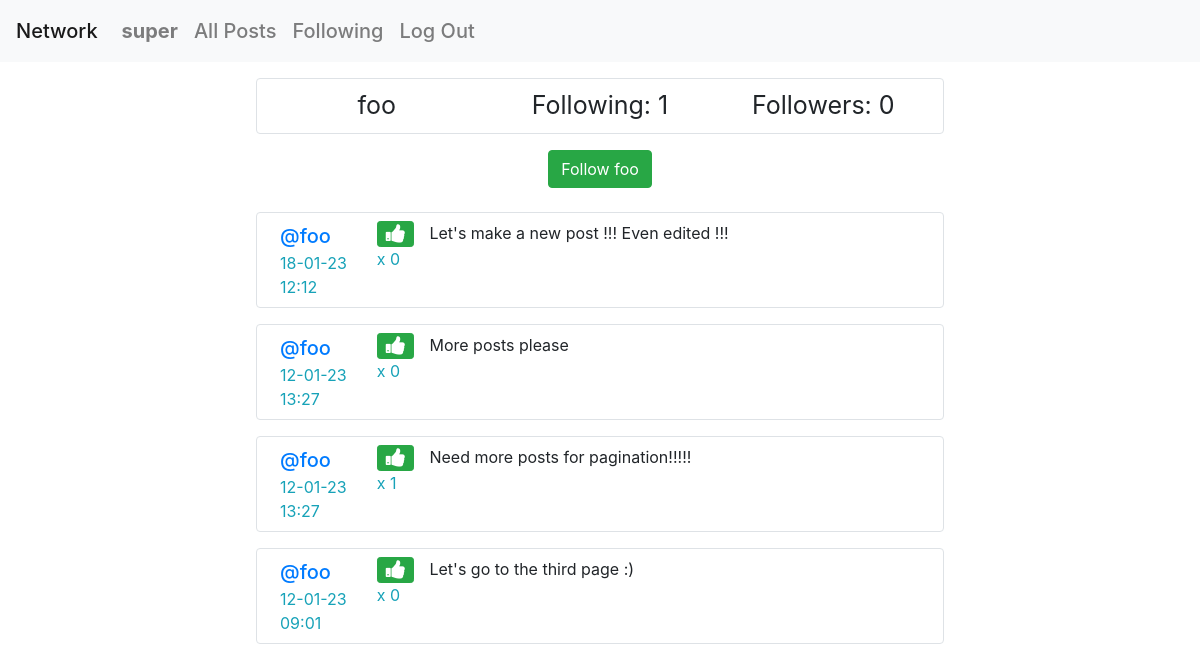
The app's page /user/1 (signed in) with its own data.
### network/models.py (models this page shows, shortened)
class User(AbstractUser):
    pass
    def __str__(self):
        return self.username

class Post(models.Model):
    owner = models.ForeignKey(User, on_delete=models.CASCADE)
    content = models.TextField(max_length=500, validators=[MinLengthValidator(1)])
    creation = models.DateTimeField(auto_now_add=True)
    likes = models.IntegerField(default=0)

### network/views.py (the view)
# urls.py: path("user/<int:id>", views.view_profile, name="user"),
@login_required
def view_profile(request, id):
    user_profile = User.objects.get(pk=id)
    my_profile = False
    is_following = False
    if request.user == user_profile:
        my_profile = True
    else:
        try:
            Follow.objects.get(user=user_profile, follower=request.user)
            is_following=True
        except:
            ObjectDoesNotExist
    p = Paginator(Post.objects.filter(owner__pk=id).order_by("creation").reverse(), 10)
    try:
        p_likes = Post.objects.filter(pk__in=Like.objects.filter(user=request.user).values_list('post'))
    except:
        ObjectDoesNotExist
        p_likes = []
    p_number = request.GET.get("p_number")
    p_posts = p.get_page(p_number)
    return render(request, "network/profile.html", {
        'p_posts': p_posts,
        'p_likes': p_likes,
        'followers': Follow.objects.filter(user=user_profile).count(),
        'following': Follow.objects.filter(follower=user_profile).count(),
        'my_profile': my_profile,
        'is_following': is_following,
        'user_profile': user_profile
        })

### network/templates/network/profile.html (shortened to what this page needs)
{% extends "network/layout.html" %}
{% load static %}
{% block body %}
    <div id="follow_status">
        <div class="row border border-2 rounded p-2 m-3">
            <div class="col">{{ user_profile }}</div>
            <div class="col">Following: {{ following }}</div>
            <div class="col">Followers: {{ followers }}</div>
        </div>
    </div>
    {% if not my_profile %}
        <div id="follow_form">
            <form method="POST" action="{% url 'un_or_follow' profile=user_profile %}">
                {% if is_following %}
                    <input class="btn btn-danger mb-2" type="submit" value="Unfollow {{ user_profile }}">
                {% else %}
                    <input class="btn btn-success mb-2" type="submit" value="Follow {{ user_profile }}">
                {% endif %}
            </form>
        </div>
    {% endif %}
    <div id="posts">
        {% for post in p_posts %}
            <div class="row border border-2 rounded p-2 m-3">
                <div class="col-2 user_name"><a href="{% url 'user' id=post.owner.id %}" class="text-decoration-none">@{{ post.owner }}</a>
                    <div class="text-info">{{ post.creation|date:"d-m-y H:i" }}</div>
                </div>
                <div class="col1">
                    {% if not my_profile %}
                        {% if post in p_likes %}
                        <button class="btn btn-danger btn-sm fa fa-lg fa-thumbs-down" id="like{{ post.id }}" onclick="un_or_like({{ post.id }})"></button>
                        {% else %}
                        <button class="btn btn-success btn-sm fa fa-lg fa-thumbs-up" id="like{{ post.id }}" onclick="un_or_like({{ post.id }})"></button>
                        {% endif %}
                    {% endif %}
                    <div class="text-info" id="likes{{ post.id }}">x {{ post.likes }}</div>
                </div>
                <div class="col contentpost">
                    <div id="post{{ post.id }}">{{ post.content }}</div>
                </div>
            </div>
        {% endfor %}
    </div>
{% endblock %}

### network/templates/network/layout.html (shortened to what this page needs)
{% load static %}
<!DOCTYPE html>
<html lang="en">
    <head>
        <link rel="stylesheet" href="https://stackpath.bootstrapcdn.com/bootstrap/4.4.1/css/bootstrap.min.css">
        <link rel="stylesheet" href="https://cdnjs.cloudflare.com/ajax/libs/font-awesome/4.7.0/css/font-awesome.min.css">
        <link href="{% static 'network/styles.css' %}" rel="stylesheet">
    </head>
    <body>
        <nav class="navbar navbar-expand-lg navbar-light bg-light">
            <a class="navbar-brand" href="{% url 'index' %}">Network</a>
            <div>
              <ul class="navbar-nav mr-auto">
                {% if user.is_authenticated %}
                    <li class="nav-item">
                        <a class="nav-link" href="{% url 'user' id=user.id %}"><strong>{{ user.username }}</strong></a>
                    </li>
                {% endif %}
                <li class="nav-item">
                  <a class="nav-link" href="{% url 'index' %}">All Posts</a>
                </li>
                {% if user.is_authenticated %}
                    <li class="nav-item">
                        <a class="nav-link" href="{% url 'following' %}">Following</a>
                    </li>
                    <li class="nav-item">
                        <a class="nav-link" href="{% url 'logout' %}">Log Out</a>
                    </li>
                {% endif %}
              </ul>
            </div>
          </nav>
        <div class="body">
            {% block body %}
            {% endblock %}
        </div>
    </body>
</html>

### network/static/network/styles.css (style rules this page uses)
#new-post, #follow_form { max-width: 60%; margin: auto; text-align: center; }
#posts { max-width: 60%; margin: auto; }
#follow_status { margin: auto; text-align: center; font-size: 25px; max-width: 60%; }
a { font-size: large; font-weight: 500; font-size: 20px; }

### records on screen
User: username "super"
User: username "foo", username "Follow foo"
Post: owner "foo", creation "18-01-23 12:12", likes "0", content "Let's make a new post !!! Even edited !!!"
Post: owner "foo", creation "12-01-23 13:27", likes "0", content "More posts please"
Post: owner "foo", creation "12-01-23 13:27", likes "1", content "Need more posts for pagination!!!!!"
Post: owner "foo", creation "12-01-23 09:01", likes "0", content "Let's go to the third page :)"

### other values on screen
{{ following }} "1"
{{ followers }} "0"
